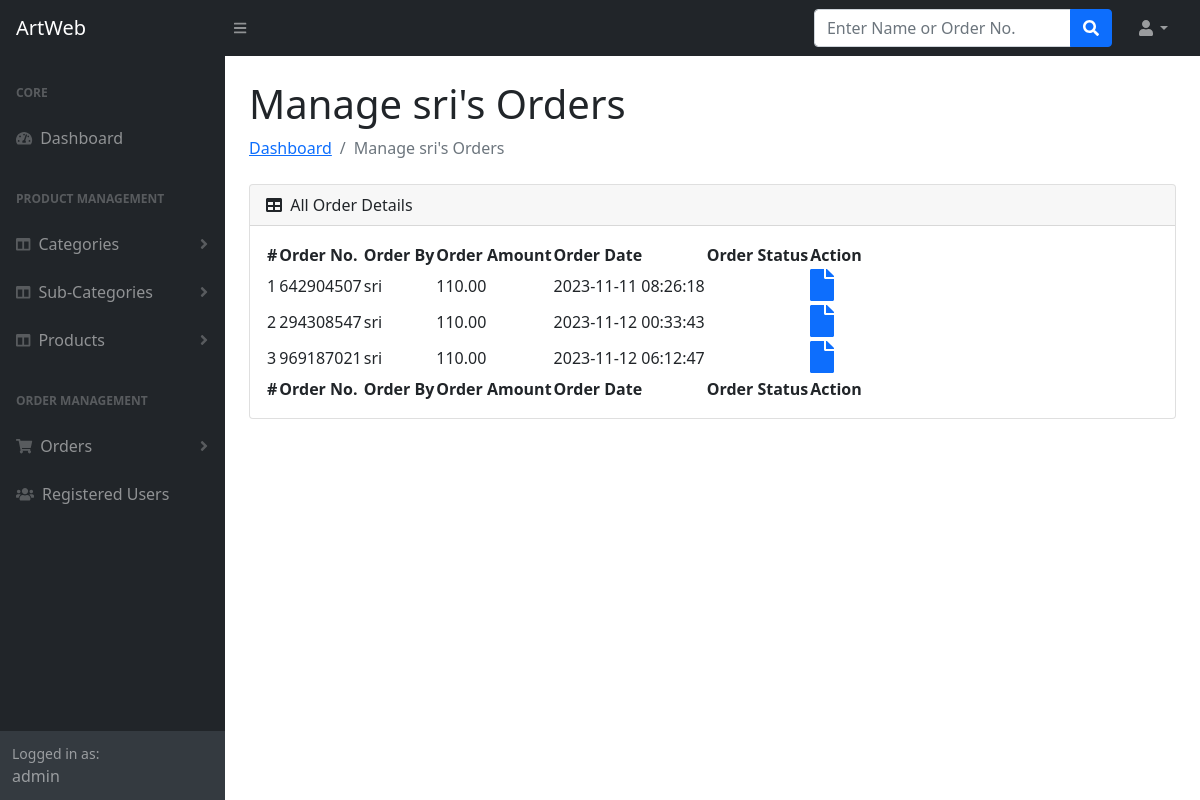
Page /admin/user-orders.php?uid=8&&uname=sri (signed in) on the committed database.
### tables this page shows
CREATE TABLE `orders` (
  `id` int(11) NOT NULL,
  `orderNumber` bigint(12) DEFAULT NULL,
  `userId` int(11) DEFAULT NULL,
  `addressId` int(11) DEFAULT NULL,
  `totalAmount` decimal(10,2) DEFAULT NULL,
  `txnType` varchar(200) DEFAULT NULL,
  `txnNumber` varchar(50) DEFAULT NULL,
  `orderStatus` varchar(120) DEFAULT NULL,
  `orderDate` timestamp NOT NULL DEFAULT current_timestamp()
);

CREATE TABLE `users` (
  `id` int(11) NOT NULL,
  `name` varchar(255) DEFAULT NULL,
  `email` varchar(255) DEFAULT NULL,
  `contactno` bigint(11) DEFAULT NULL,
  `password` varchar(255) DEFAULT NULL,
  `regDate` timestamp NOT NULL DEFAULT current_timestamp(),
  `updationDate` timestamp NULL DEFAULT NULL ON UPDATE current_timestamp()
);

### admin/user-orders.php (the view, shortened to what this page needs)
<?php session_start();
include_once('includes/config.php');
if(strlen( $_SESSION["aid"])==0)
{
header('location:logout.php');
} else {
?>
<!DOCTYPE html>
<html lang="en">
    <head>
        <link href="https://cdn.jsdelivr.net/npm/simple-datatables@latest/dist/style.css" rel="stylesheet" />
        <link href="css/styles.css" rel="stylesheet" />
    </head>
    <body class="sb-nav-fixed">
 <?php include_once('includes/header.php');?>
        <div id="layoutSidenav">
       <?php include_once('includes/sidebar.php');?>
            <div id="layoutSidenav_content">
                <main>
                    <?php $userid=$_GET['uid'];
                          $username=$_GET['uname'];
                    ?>
                    <div class="container-fluid px-4">
                        <h1 class="mt-4">Manage <?php echo  $username;?>'s Orders</h1>
                        <ol class="breadcrumb mb-4">
                            <li class="breadcrumb-item"><a href="dashboard.php">Dashboard</a></li>
                            <li class="breadcrumb-item active">Manage <?php echo  $username;?>'s Orders</li>
                        </ol>
                        <div class="card mb-4">
                            <div class="card-header">
                                <i class="fas fa-table me-1"></i>
                               All Order Details
                            </div>
                            <div class="card-body">
                                <table id="datatablesSimple">
                                    <thead>
                                        <tr>
                                            <th>#</th>
                                            <th>Order No.</th>
                                            <th>Order By</th>
                                            <th>Order Amount</th>
                                            <th>Order Date</th>
                                            <th>Order Status</th>
                                            <th>Action</th>
                                        </tr>
                                    </thead>
                                    <tfoot>
                                        <tr>
                                            <th>#</th>
                                            <th>Order No.</th>
                                            <th>Order By</th>
                                            <th>Order Amount</th>
                                            <th>Order Date</th>
                                            <th>Order Status</th>
                                            <th>Action</th>
                                        </tr>
                                    </tfoot>
                                    <tbody>
<?php $query=mysqli_query($con,"SELECT orders.id,orderNumber,totalAmount,orderStatus,orderDate,users.name,users.contactno
    FROM `orders` join users on users.id=orders.userId where orders.userId='$userid'");
$cnt=1;
$count=mysqli_num_rows($query);
if($count>0){
while($row=mysqli_fetch_array($query))
{
?>
                                <tr>
                                            <td><?php echo htmlentities($cnt);?></td>
                                            <td><?php echo htmlentities($row['orderNumber']);?></td>
                                            <td><?php echo htmlentities($row['name']);?></td>
                                            <td> <?php echo htmlentities($row['totalAmount']);?></td>
                                            <td><?php echo htmlentities($row['orderDate']);?></td>
                                            <td><?php echo htmlentities($row['orderStatus']);?></td>
                                            <td>
                                            <a href="order-details.php?orderid=<?php echo $row['id']?>" target="_blank">
                                                <i class="fas fa-file fa-2x" title="View Order Details"></i></a></td>
                                        </tr>
                                        <?php $cnt=$cnt+1; } } else { ?>
                                   <tr>
                                       <th colspan="7" style="color:red;">No Order Found</th>
                                   </tr>
                                        <?php } ?>
                                    </tbody>
                                </table>
                            </div>
                        </div>
                    </div>
                </main>
            </div>
        </div>
    </body>
</html>
<?php } ?>

### rows in the picture
orders: orderNumber "642904507", userId.name "sri", totalAmount "110.00", orderDate "2023-11-11 08:26:18"
orders: orderNumber "294308547", userId.name "sri", totalAmount "110.00", orderDate "2023-11-12 00:33:43"
orders: orderNumber "969187021", userId.name "sri", totalAmount "110.00", orderDate "2023-11-12 06:12:47"

### other values in the picture
$_SESSION['alogin'] "admin"
$username "sri"
